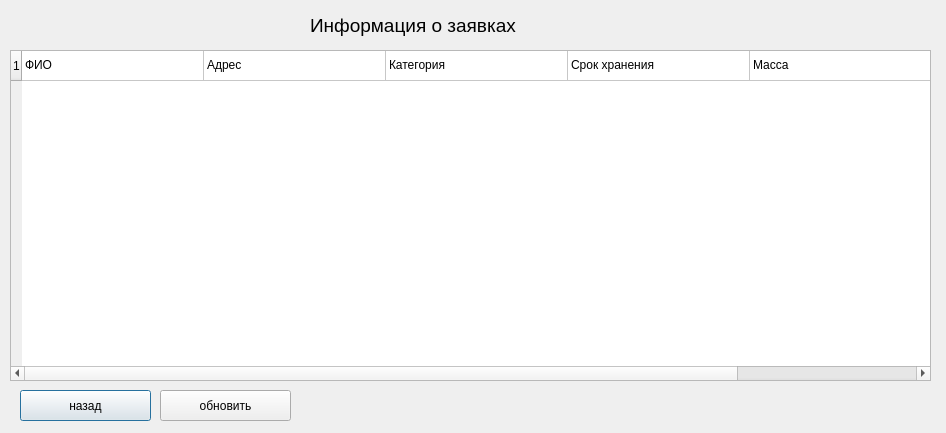
<?xml version="1.0" encoding="UTF-8"?>
<ui version="4.0">
 <class>managerwindow</class>
 <widget class="QDialog" name="managerwindow">
  <property name="geometry">
   <rect>
    <x>0</x>
    <y>0</y>
    <width>946</width>
    <height>433</height>
   </rect>
  </property>
  <property name="windowTitle">
   <string>Dialog</string>
  </property>
  <widget class="QTableWidget" name="inftable">
   <property name="geometry">
    <rect>
     <x>10</x>
     <y>50</y>
     <width>921</width>
     <height>331</height>
    </rect>
   </property>
   <property name="rowCount">
    <number>1</number>
   </property>
   <property name="columnCount">
    <number>5</number>
   </property>
   <attribute name="horizontalHeaderVisible">
    <bool>false</bool>
   </attribute>
   <attribute name="horizontalHeaderDefaultSectionSize">
    <number>182</number>
   </attribute>
   <attribute name="horizontalHeaderStretchLastSection">
    <bool>false</bool>
   </attribute>
   <row/>
   <column/>
   <column/>
   <column/>
   <column/>
   <column/>
   <item row="0" column="0">
    <property name="text">
     <string>ФИО</string>
    </property>
   </item>
   <item row="0" column="1">
    <property name="text">
     <string>Адрес</string>
    </property>
   </item>
   <item row="0" column="2">
    <property name="text">
     <string>Категория</string>
    </property>
   </item>
   <item row="0" column="3">
    <property name="text">
     <string>Срок хранения</string>
    </property>
   </item>
   <item row="0" column="4">
    <property name="text">
     <string>Масса</string>
    </property>
   </item>
  </widget>
  <widget class="QLabel" name="label">
   <property name="geometry">
    <rect>
     <x>310</x>
     <y>10</y>
     <width>211</width>
     <height>31</height>
    </rect>
   </property>
   <property name="font">
    <font>
     <pointsize>14</pointsize>
    </font>
   </property>
   <property name="text">
    <string>Информация о заявках</string>
   </property>
  </widget>
  <widget class="QPushButton" name="backButton">
   <property name="geometry">
    <rect>
     <x>20</x>
     <y>390</y>
     <width>131</width>
     <height>31</height>
    </rect>
   </property>
   <property name="text">
    <string>назад</string>
   </property>
  </widget>
  <widget class="QPushButton" name="updateButton">
   <property name="geometry">
    <rect>
     <x>160</x>
     <y>390</y>
     <width>131</width>
     <height>31</height>
    </rect>
   </property>
   <property name="text">
    <string>обновить</string>
   </property>
  </widget>
 </widget>
 <resources/>
 <connections/>
</ui>
